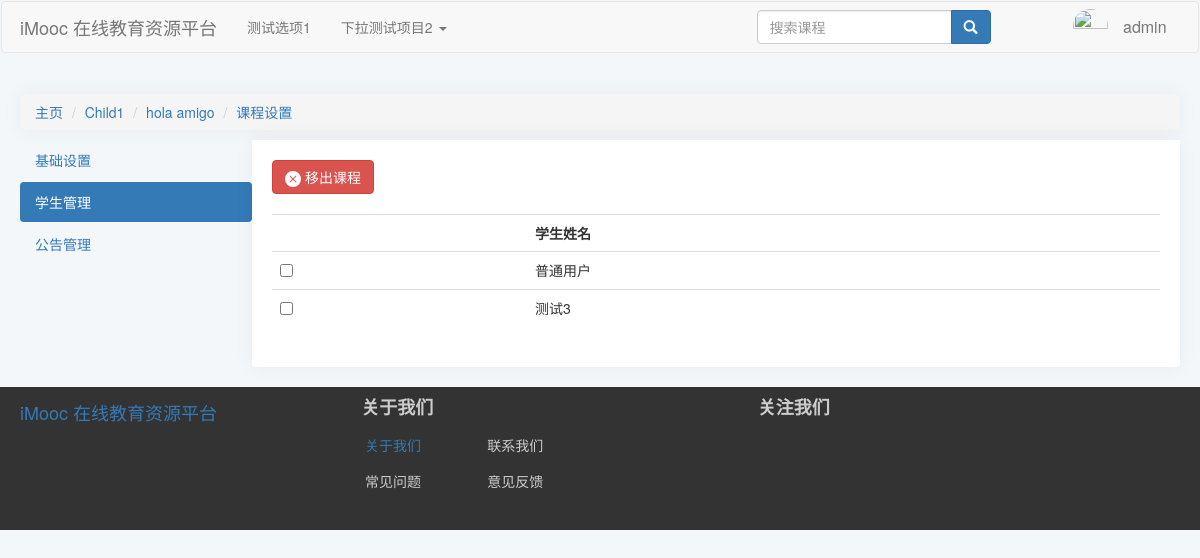
The page /course/3/Setting/Students (signed in) on the database its author committed.
### index/models.py (models this page shows, shortened)
class CourseCategory(models.Model):
    CategoryID = models.AutoField(primary_key=True, verbose_name="分类编号")
    CategoryName = models.CharField(verbose_name="分类名", max_length=64)
    Is_Root = models.BooleanField(verbose_name="根分类", default=True, editable=False)
    DisplayOrder = models.PositiveIntegerField(verbose_name="显示顺序", default=1)
    ParentID = models.ForeignKey(
        "self",
        on_delete=models.CASCADE,
        limit_choices_to={"Is_Root": 1},
        null=True,
        blank=True,
    )
    def __str__(self) -> str:
        return self.CategoryName
    class Meta:
        ordering = ["-CategoryID"]
        verbose_name = "课程分类"
        verbose_name_plural = "课程分类"

class Course(models.Model):
    status = (
        ("1", "未开课"),
        ("2", "已开课"),
        ("3", "已结课"),
    )
    Course_Name = models.CharField(verbose_name="课程名称", max_length=64)
    Course_Teacher = models.ForeignKey(
        "Users",
        on_delete=models.CASCADE,
        limit_choices_to={"access": "teacher"},
        null=True,
        blank=True,
        related_name="teacher",
    )
    Course_Info = models.TextField(verbose_name="课程说明", default="暂未设置")
    Course_Goal = models.TextField(verbose_name="课程目标", default="暂未设置")
    Grade_Requirements = models.TextField(verbose_name="成绩要求", default="暂未设置")
    Reference = models.TextField(verbose_name="参考资料", default="暂未设置")
    QA = models.TextField(verbose_name="常见问题", null=True, blank=True, default="暂未设置")
    Course_Img = models.ImageField(
        verbose_name="课程图片",
        null=True,
        upload_to="Course_Img",
        blank=True,
        default="material/defaultCourseImage.jpg",
    )
    Stu_Count = models.PositiveIntegerField(verbose_name="选课人数", default=0)
    Course_Chapter = models.TextField(
        verbose_name="课程章节",
        null=True,
        blank=True,
        default='[{"title":"New Node","key":"1"}]',
    )
    Course_Category = models.ForeignKey(
        "CourseCategory",
        verbose_name="课程分类",
        on_delete=models.CASCADE,
        limit_choices_to={"Is_Root": 0},
        null=True,
        blank=True,
    )
    View_Count = models.PositiveIntegerField(verbose_name="访问人数", default=0)
    Status = models.CharField(
        verbose_name="课程状态", max_length=16, choices=status, default="1"
    )
    Starting_Time = models.DateTimeField(verbose_name="开课时间", auto_now_add=True)
    Ending_Time = models.DateTimeField(verbose_name="结课时间")
    class Meta:
        ordering = ["-Starting_Time"]
        verbose_name = "课程"
        verbose_name_plural = "课程"

class Users(models.Model):
    gender = (
        ("male", "男"),
        ("female", "女"),
        ("default", "保密"),
    )
    access = (
        ("banned", "封禁用户"),
        ("guest", "访客"),
        ("student", "学生"),
        ("teacher", "教师"),
    )
    profile_picture = models.ImageField(
        verbose_name="头像",
        null=True,
        upload_to="avatar",
        blank=True,
        default="avatar/default-profile-picture.jpg",
    )
    name = models.CharField(
        verbose_name="*用户名", max_length=128, unique=True, null=False
    )  # 昵称
    real_name = models.CharField(
        verbose_name="真实姓名", max_length=64, null=True, blank=True
    )  # 真实姓名
    password = models.CharField(
        verbose_name="*密码", max_length=256, editable=False
    )  # 密码
    email = models.EmailField(verbose_name="*电子邮箱", unique=True)  # 邮箱
    phone_number = models.CharField(
        verbose_name="手机号码", max_length=32, unique=True, null=True, blank=True
    )  # 手机号码
    access = models.CharField(
        verbose_name="*权限等级", max_length=16, choices=access, default="guest"
    )  # 权限级别
    selected_courses = models.ManyToManyField("Course", related_name="students")  # 已选课程
    sex = models.CharField(
        verbose_name="*性别", max_length=32, choices=gender, default="default"
    )  # 性别
    create_time = models.DateTimeField(verbose_name="账号创建时间", auto_now_add=True)  # 创建时间
    is_deleted = models.BooleanField(
        verbose_name="删除标记", default=False, editable=False
    )  # 删除标记
    class Meta:
        ordering = ["-create_time"]
        verbose_name = "用户"
        verbose_name_plural = "用户"

### index/views.py (the view)
def courseSettingStudent(request, courseid):
    courseDetail, _, _ = VF.Get_Course(courseid)
    course = models.Course.objects.get(id=courseid)
    students = course.students.all()
    return render(request, "index/courseSettingStudent.html", locals())

### index/templates/index/courseSettingStudent.html (shortened to what this page needs)
{% extends 'index/courseSettingBase.html' %}
{% load static %}
    {% block extrastatic %}
    {{ block.super }}
    <link rel="stylesheet" type="text/css" href="{% static 'index/css/courseSettingStudent.css' %}">
    {% endblock extrastatic %}
    {% block content %}
    {{ block.super }}
    <div class="content-container">
        <div class="button-group">
            <button class="btn btn-danger removeStudent">
                移出课程
            </button>
        </div>
        <div class="studentList">
            <table class="table table-hover">
                <tr>
                    <th></th>
                    <th>学生姓名</th>
                </tr>
                {% for student in students %}
                <tr>
                    <td>
                        <input type="checkbox">
                    </td>
                    <td class="student-Name">
                        {{ student.name }}
                    </td>
                </tr>
                {% endfor %}
            </table>
        </div>
    </div>
    {% endblock content %}

### index/templates/index/courseSettingBase.html (shortened to what this page needs)
{% extends 'index/index.html' %}
{% load static %}
    {% block extrastatic %}
    <link rel="stylesheet" type="text/css" href="{% static 'index/css/courseSettingBase.css' %}">
    {% endblock %}
    {% block content %}
    <div>
        <ul class="breadcrumb">
            <li><a href="/index/">主页</a></li>
            <li><a href="#">{{courseDetail.Course_Category}}</a></li>
            <li><a href="{% url 'index:courseInfo' courseid %}">{{courseDetail.Course_Name}}
                </a>
            </li>
            <li class="active"><a href="{% url 'index:courseSetting' courseid %}">课程设置
                </a>
            </li>
        </ul>
    </div>
    <div class="navSideBar">
        <ul class="nav nav-pills nav-stacked">
            <li role="basicInfo"><a href="{% url 'index:courseSetting' courseid %}">基础设置</a></li>
            <li role="studentManagement"><a href="{% url 'index:studentSetting' courseid %}">学生管理</a></li>
            <li role="annoucementManage"><a href="{% url 'index:announcementSetting' courseid %}">公告管理</a></li>
        </ul>
    </div>
    {% endblock %}

### index/static/index/css/index.css (style rules this page uses)
body { background-color: #f3f7f9; }

### index/static/index/css/courseSettingBase.css (style rules this page uses)
.breadcrumb { margin:0px; box-shadow: 0 0 20px 0 rgb(12 1 4 / 5%); border-radius: 4px; }
.navSideBar { display:block; float:left; width:20%; margin-top: 10px; }

### index/static/index/css/courseSettingStudent.css (style rules this page uses)
.content-container { position: relative; float:right; width: 80%; background-color:white; padding:20px; box-shadow: 0 0 20px 0 rgb(12 1 4 / 5%); border-radius: 0px 0px 4px 4px; margin-top: 10px; }
.button-group { margin-bottom: 20px; }
.bi { vertical-align:middle; }

### rows shown on the page
CourseCategory: Course_Category "Child1"
Course: Course_Name "hola amigo"
Users: name "普通用户"
Users: name "测试3"

### other values the page prints
{{ request.session.user_name }} "admin"
